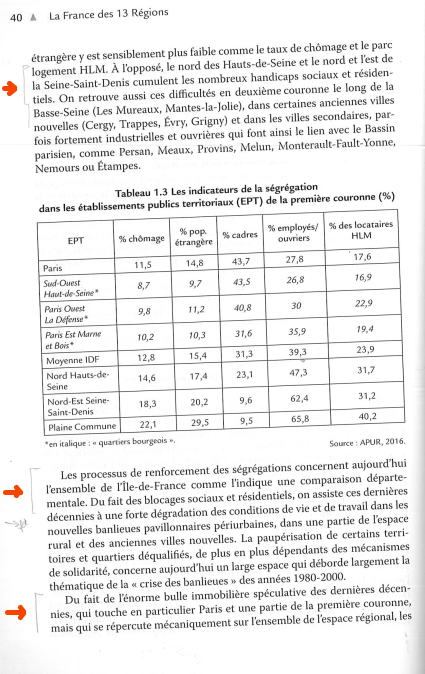
#> input picture test.png, 425 x 674 px
$ python enderezador.py
#> lines starting #> are read from the running program, lines starting #| are printed output that depends on the picture; after the words box and inside, x2 and y2 are one past the last pixel; in counts of white or black regions, pixels touching at a corner belong together
import sys
import cv2
import numpy as np
import cmath
from matplotlib import pyplot as plt

import pytesseract

from PIL import Image

pytesseract.pytesseract.tesseract_cmd = r"C:\Program Files (x86)\Tesseract-OCR\tesseract.exe"

import os

##################################################################
# 1. Lo que ya tenías
imagen = cv2.imread("test.png")
#> imagen is the input picture: shape (674, 425, 3); mean B, G, R 236.1, 236.2, 236.5
alto, ancho, canales = imagen.shape
#> alto = 674; ancho = 425; canales = 3
contador = 0

# Establece el espacio (desde el el borde izquierdo de la hoja) para considerar como margen
margen = 40

# Evita que identifique bordes de tablas o figuras, como si fueran "marcas"
alto_max = 50

# Puesto que la imagen esta y podria estar inclinada, los extremos de la linea (vertical) podrian estar distantes
ancho_max = 10

# Transforma a escala de grises y luego encuentra los bordes
gray = cv2.cvtColor(imagen, cv2.COLOR_BGR2GRAY)
edges = cv2.Canny(gray, 50, 150, apertureSize = 3)
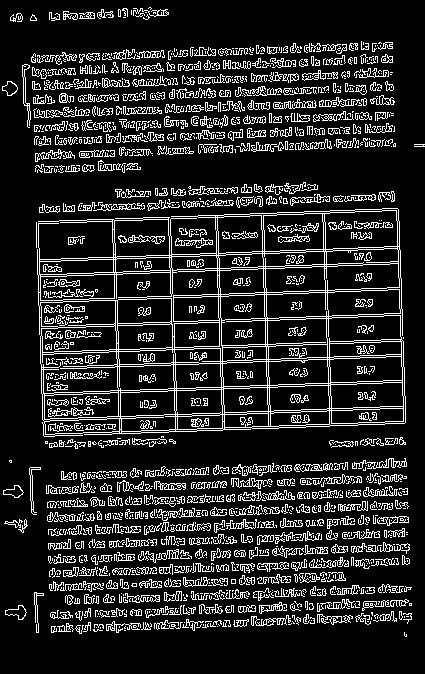
#> edges: shape (674, 425); 15% white in thin lines or dots

lineas = cv2.HoughLinesP(edges, 1, np.pi/180, 10, minLineLength=15, maxLineGap=10)
#> lineas = 797 rows, first 6: [252, 253, 267, 253], [84, 589, 112, 497], [164, 296, 209, 363], [42, 395, 356, 384], [37, 274, 337, 264], [41, 393, 404, 380]

#########################################################################
# 1b. El filtrado de líneas válidas
def linea_valida(linea, margen, ancho_max, alto_max):
#> called with linea = array of shape (4,), margen = 40, ancho_max = 10, alto_max = 50
    x1, y1, x2, y2 = linea
#> x1 = 252; y1 = 253; x2 = 267; y2 = 253
    return x1 < margen and abs(x2 - x1) < ancho_max and abs(y2 - y1) < alto_max

validas = [linea[0] for linea in lineas if linea_valida(linea[0], margen, ancho_max, alto_max)]
#> validas = [[35, 605, 35, 622], [31, 467, 33, 514], [36, 592, 38, 632], [29, 468, 30, 500], [27, 125, 27, 104], [22, 65, 23, 97], [28, 127, 29, 104], [25, 105, 25, 78], [34, 143, 34, 109]]


##########################################################################
# 2. Detección del ángulo girado
def detecta_giro(lineas):
  angulos = []
  for linea in lineas:
    x1, y1, x2, y2 = linea
    vector = complex(x1, y1) - complex(x2, y2)
    angulo = cmath.phase(vector)
    if angulo<0:
      angulos.append(angulo)
#> this loop made 9 passes
#> (x1, y1, x2, y2, angulo) on passes 1 to 9: (35, 605, 35, 622, -1.57), (31, 467, 33, 514, -1.61), (36, 592, 38, 632, -1.62), (29, 468, 30, 500, -1.6), (27, 125, 27, 104, 1.57), (22, 65, 23, 97, -1.6), (28, 127, 29, 104, 1.61), (25, 105, 25, 78, 1.57), (34, 143, 34, 109, 1.57)
#> after the loop, angulos = [-1.57, -1.61, -1.62, -1.6, -1.6]
  return np.mean(angulos)

angulo = detecta_giro(validas)
#> angulo = -1.6

# Convertir a grados
angulo = np.rad2deg(angulo + np.pi/2)
#> angulo = -1.78

##########################################################################
# 3. Girar la imagen para enderezarla
(h, w) = imagen.shape[:2]
#> h = 674; w = 425
centro = (w // 2, h // 2)
#> centro = (212, 337)
M = cv2.getRotationMatrix2D(centro, angulo, 1.0)
#> M = [[1, -0.031, 10.54], [0.031, 1, -6.41]]

girada = cv2.warpAffine(imagen, M, (w, h),
            flags=cv2.INTER_CUBIC, borderMode=cv2.BORDER_REPLICATE)
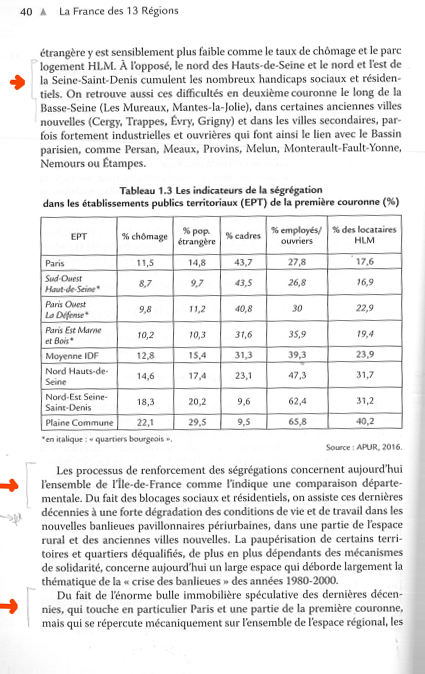
#> girada: shape (674, 425, 3); mean B, G, R 235.4, 235.5, 235.8

##########################################################################
# 4. Repetir la transformada de Hough, ahora sobre la imagen rectificada
gray = cv2.cvtColor(girada, cv2.COLOR_BGR2GRAY)
edges = cv2.Canny(gray, 50, 150, apertureSize = 3)
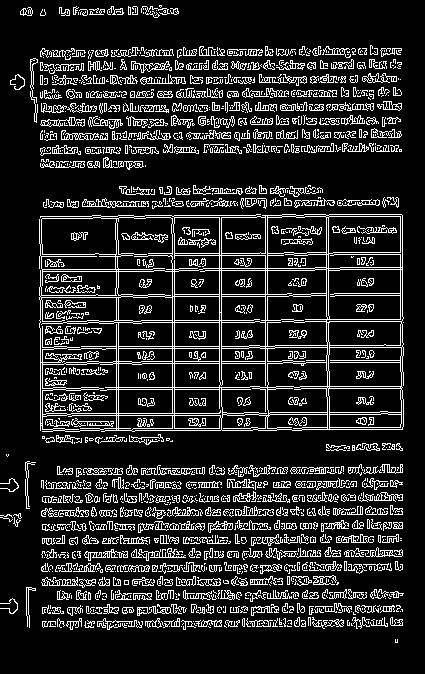
#> edges: shape (674, 425); 15% white in thin lines or dots, all inside (x1, y1, x2, y2) = (0, 5, 404, 643)
lineas = cv2.HoughLinesP(edges, 1, np.pi/180, 10, minLineLength=15, maxLineGap=10)
#> lineas = 881 rows, first 6: [190, 346, 201, 363], [269, 465, 361, 625], [353, 412, 370, 429], [360, 537, 390, 565], [82, 612, 87, 469], [119, 469, 121, 571]

# Debido al giro hay menos margen
margen = 35
validas = [linea[0] for linea in lineas if linea_valida(linea[0], margen, ancho_max, alto_max)]
#> validas = [[26, 587, 26, 615], [25, 462, 26, 508], [28, 614, 28, 587], [27, 495, 27, 461], [31, 99, 34, 58], [28, 461, 28, 477], [34, 119, 35, 104]]

##########################################################################
# 5. Extraer los trozos en la girada
for x1, y1, x2, y2 in validas:
    contador += 1
    cv2.line(girada, (x1,y1), (x2,y2), (0, 0, 255), 1, cv2.LINE_AA)
#> girada: shape (674, 425, 3); 0.03% of pixels changed, all inside (x1, y1, x2, y2) = (25, 587, 28, 617)
    # Para ver los recuadros en donde encontro marcas
    cv2.rectangle(girada, (0, y1), (ancho, y2), (255, 0, 0), 1)
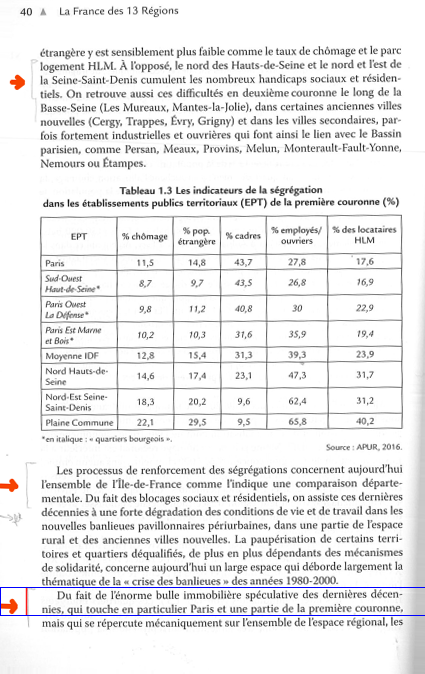
#> girada: shape (674, 425, 3); mean B, G, R 235.4, 234.7, 235
    recorte = girada[y1:y2, 1:ancho-1]
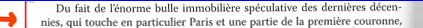
#> recorte: shape (28, 423, 3); mean B, G, R 221.8, 213.5, 216.3
    if len(recorte) > 0:
    	#on doit extraire le texte de recorte
        #cv2.imshow("recorte", recorte)
        cv2.imwrite("recorte_"+str(contador)+".png", recorte)
#> (the run stopped early here; a loop or call above may not have finished)
